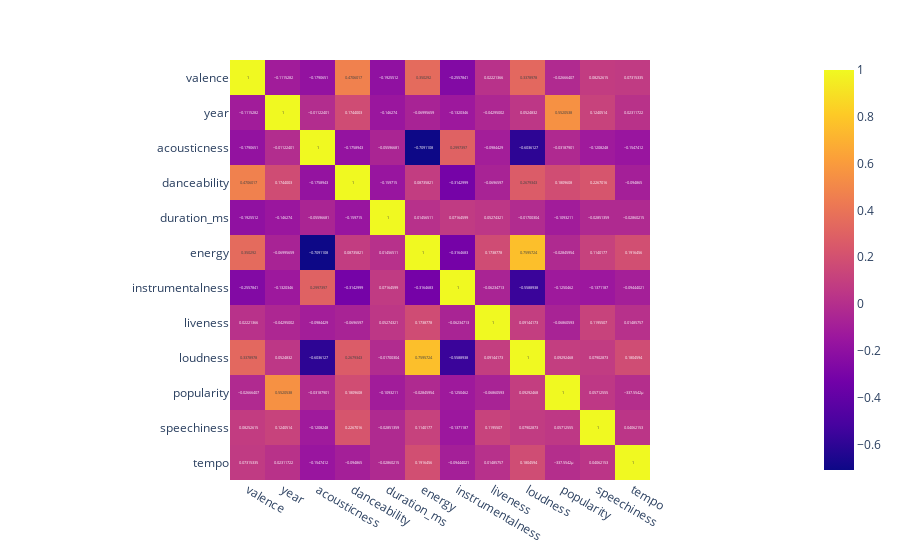

The notebook cell this image was saved under:
### Code cell
fig = px.imshow(dados.corr(), text_auto=True)
fig.show()

### Figure 1 — Plotly figure (JSON) as saved in the notebook; plotly's stock layout.template omitted (floating-point values rounded to 4 significant figures; data arrays with more than 128 entries replaced by an {"elided": "..."} marker saying what was removed)
{"data": [{"coloraxis": "coloraxis", "hovertemplate": "x: %{x}<br>y: %{y}<br>color: %{z}<extra></extra>", "name": "0", "texttemplate": "%{z}", "type": "heatmap", "x": ["valence", "year", "acousticness", "danceability", "duration_ms", "energy", "instrumentalness", "liveness", "loudness", "popularity", "speechiness", "tempo"], "xaxis": "x", "y": ["valence", "year", "acousticness", "danceability", "duration_ms", "energy", "instrumentalness", "liveness", "loudness", "popularity", "speechiness", "tempo"], "yaxis": "y", "z": {"elided": "12x12 float values"}}], "layout": {"coloraxis": {"colorscale": [[0, "#0d0887"], [0.1111, "#46039f"], [0.2222, "#7201a8"], [0.3333, "#9c179e"], [0.4444, "#bd3786"], [0.5556, "#d8576b"], [0.6667, "#ed7953"], [0.7778, "#fb9f3a"], [0.8889, "#fdca26"], [1, "#f0f921"]]}, "margin": {"t": 60}, "xaxis": {"anchor": "y", "constrain": "domain", "domain": [0, 1], "scaleanchor": "y"}, "yaxis": {"anchor": "x", "autorange": "reversed", "constrain": "domain", "domain": [0, 1]}}}
